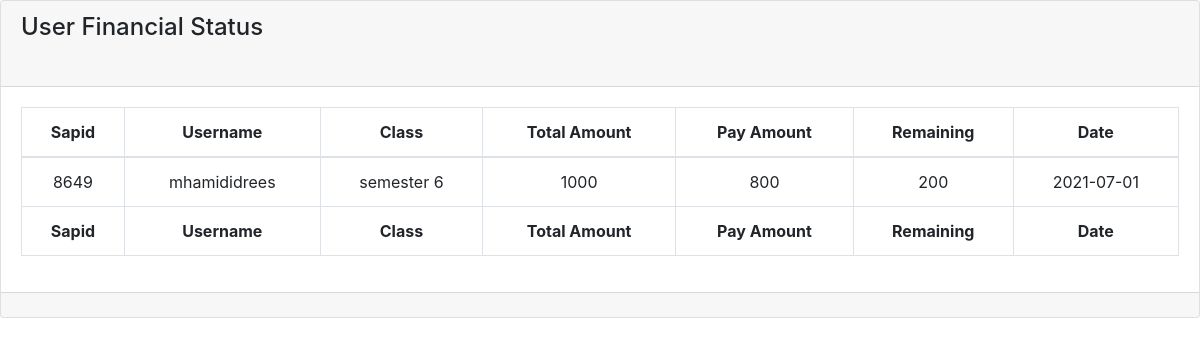
Screenshot of /user_financial_status.php (signed in) with the database file from the repository.
### tables this page shows
CREATE TABLE `finance_entry` (
  `id` int(50) NOT NULL,
  `username` varchar(200) NOT NULL,
  `sapid` varchar(200) NOT NULL,
  `class` varchar(200) NOT NULL,
  `totalamount` varchar(200) NOT NULL,
  `amountpay` varchar(200) NOT NULL,
  `remaining` varchar(200) NOT NULL,
  `date` varchar(200) NOT NULL
);

### user_financial_status.php (the view, shortened to what this page needs)
<!DOCTYPE html>
<html>
<head>
  	<link rel="stylesheet" type="text/css" href="style.css">
	<link rel="stylesheet" href="https://cdnjs.cloudflare.com/ajax/libs/font-awesome/4.7.0/css/font-awesome.min.css">
  <link rel="stylesheet" href="https://maxcdn.bootstrapcdn.com/bootstrap/4.5.2/css/bootstrap.min.css">
</head>
<body>
	<div class="card mb-3">
            <div class="card-header">
              <h4>User Financial Status</h4><br>
            </div>
            <div class="card-body">
              <div class="table-responsive">
                <table class="table table-bordered text-center" id="dataTable" width="100%" cellspacing="0">
                  <thead>
                    <tr>
                      <th>Sapid</th>
                      <th>Username</th>
                      <th>Class</th>
                      <th>Total Amount</th>
                      <th>Pay Amount</th>
                      <th>Remaining</th>
                      <th>Date</th>
                    </tr>
                  </thead>
                  <tfoot>
                    <tr>
                      <th>Sapid</th>
                      <th>Username</th>
                      <th>Class</th>
                      <th>Total Amount</th>
                      <th>Pay Amount</th>
                      <th>Remaining</th>
                      <th>Date</th>
                    </tr>
                  </tfoot>
                  <?php
                    include ('connection.php');
                    $sapid = $_SESSION["sapid"];
                    $record="SELECT * FROM finance_entry WHERE sapid = '$sapid' ";
                    $x= (mysqli_query($conn, $record));
                    while ($row= mysqli_fetch_array($x)) {
                      ?>
                  <tbody>
                    <tr>
                      <td><?php echo $row['sapid']; ?></td>
                        <td><?php echo $row['username']; ?></td>
                        <td><?php echo $row['class']; ?></td>
                        <td><?php echo $row['totalamount']; ?></td>
                        <td><?php echo $row['amountpay']; ?></td>
                        <td><?php echo $row['remaining']; ?></td>
                        <td><?php echo $row['date']; ?></td>
                    </tr>
                  </tbody>
                  <?php
                    }
                    ?>
                </table>
              </div>
            </div>
            <div class="card-footer small text-muted"></div>
          </div>
</body>
</html>

### style.css (style rules this page uses)
* { margin: 0; padding: 0; }

### rows the page displays
finance_entry: sapid "8649", username "mhamididrees", class "semester 6", totalamount "1000", amountpay "800", remaining "200", date "2021-07-01"
